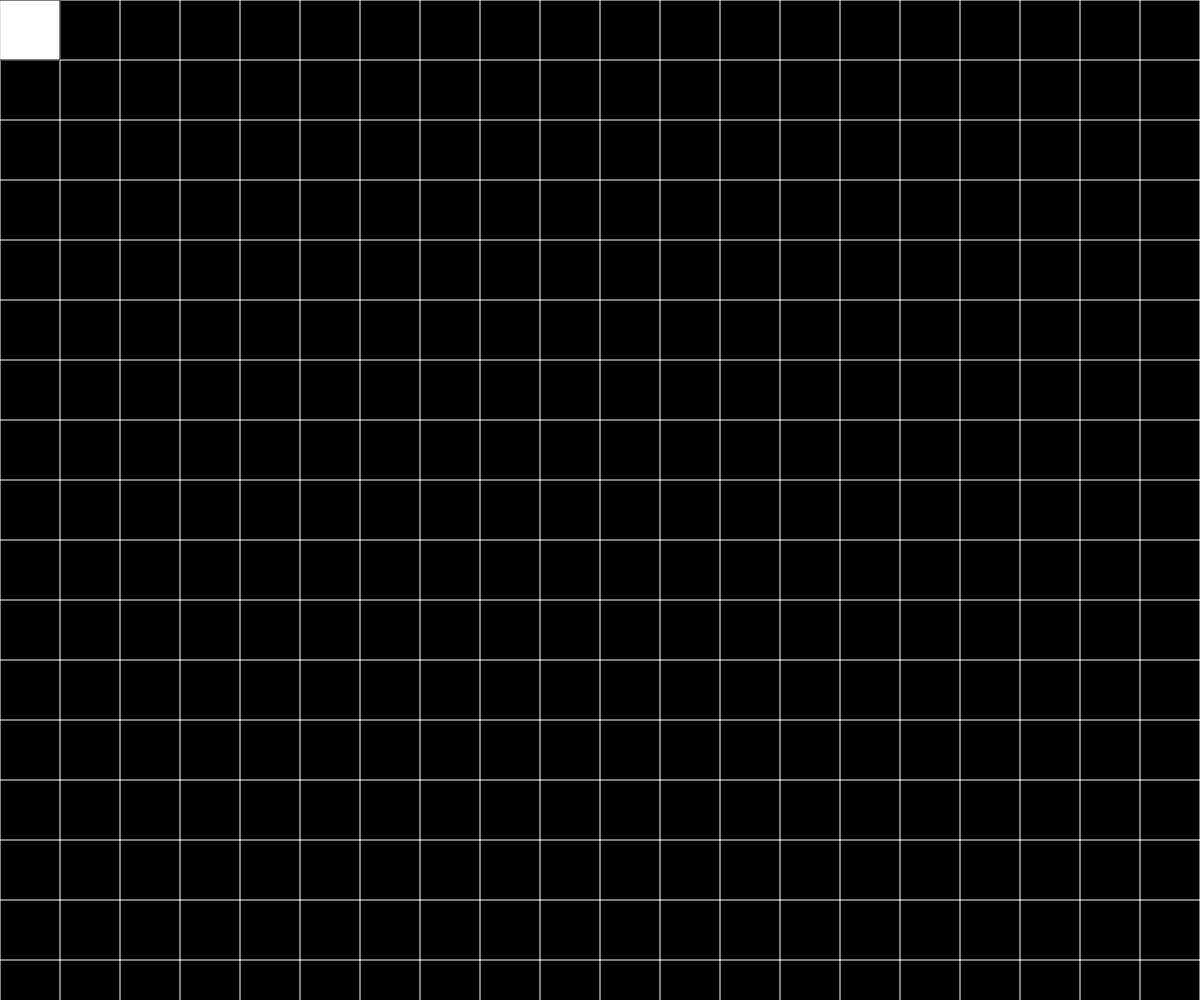
Frame 1 (no input)
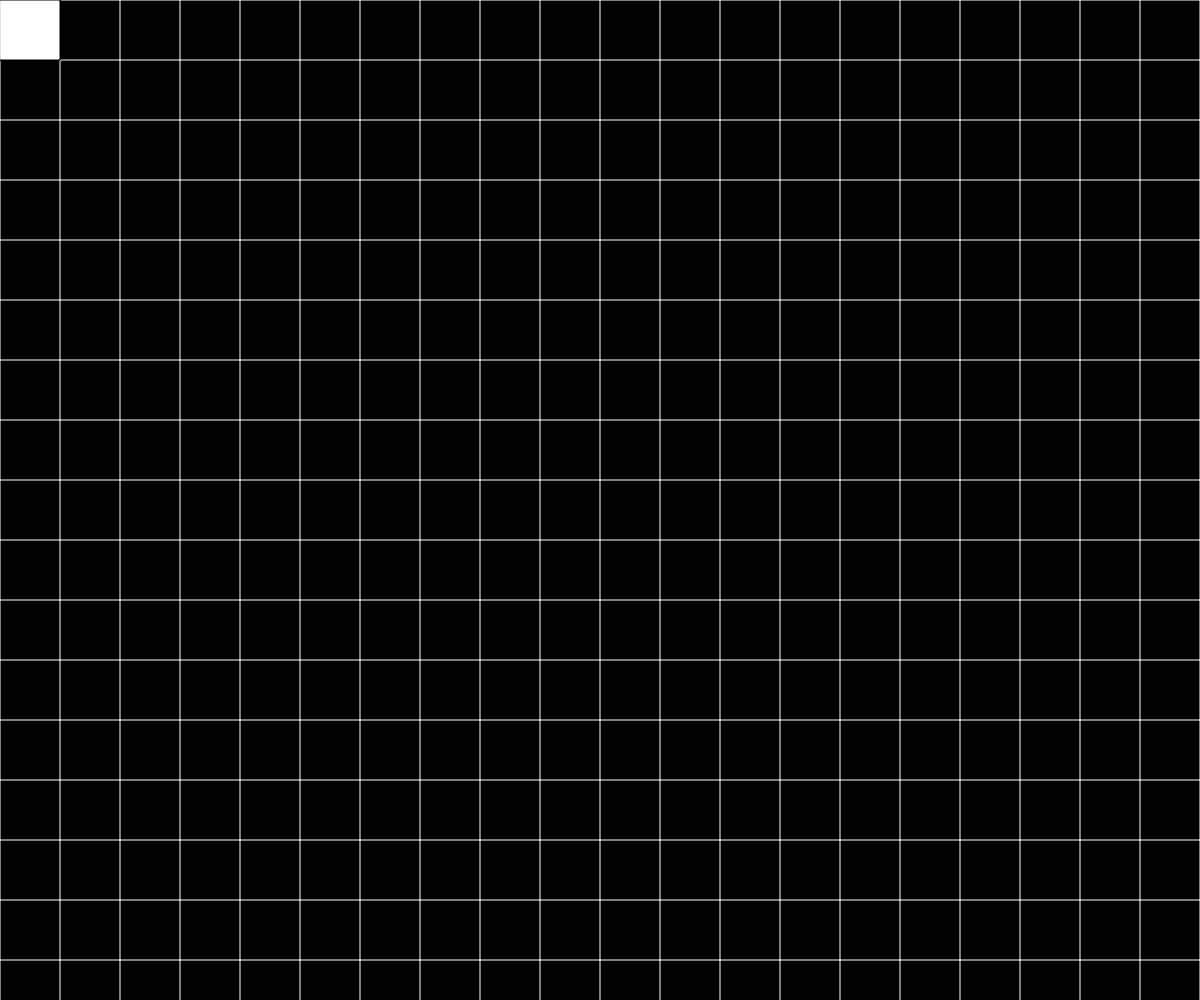
Frame 60 (no input)
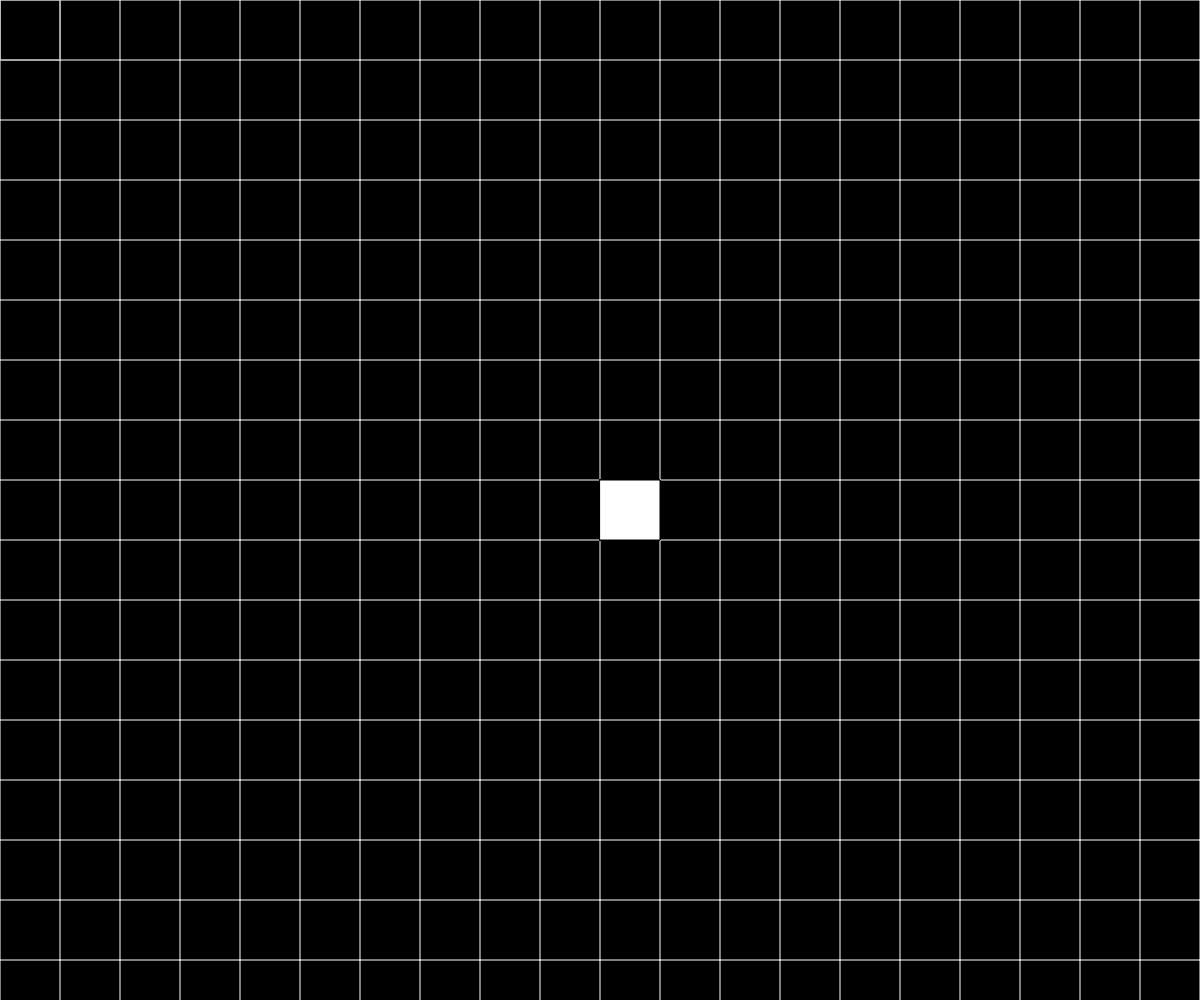
Frame 120 (the mouse pressed at the canvas centre since frame 60)

The p5.js sketch that drew these frames (run headless with seeded random() and noise() and a simulated clock; from frame 60 on, the mouse is pressed at the canvas centre):

// p5.js sketch
// ── sketch.js
var EDGESIZE;

function SquareObject(x,y)
{
    this.x = x;
    this.y = y;
    this.filled = false
    this.finish = 0;
    this.draw = function()
    {
        push();
        stroke(255);
        strokeWeight(1)
        line(this.x,this.y,this.x,this.y+EDGESIZE);
        line(this.x,this.y,this.x+EDGESIZE,this.y);
        pop();
    }
    this.fill = function()
    {
        push();
        fill(255);
        rect(this.x,this.y,EDGESIZE,EDGESIZE);
        this.filled = true;
        this.finish = 15;
        pop();
    }
    this.unFill = function()
    {
        push();
        fill(0);
        rect(this.x,this.y,EDGESIZE,EDGESIZE);
        stroke(255);
        strokeWeight(1)
        line(this.x,this.y,this.x,this.y+EDGESIZE);
        line(this.x,this.y,this.x+EDGESIZE,this.y);
        line(this.x,this.y+EDGESIZE,this.x+EDGESIZE,this.y+EDGESIZE);
        line(this.x+EDGESIZE,this.y,this.x+EDGESIZE,this.y+EDGESIZE);
        pop();
    }
    this.mouseIn = function()
    {
        if((mouseX >= this.x && mouseX < this.x+EDGESIZE)&&(mouseY >= this.y && mouseY < this.y+EDGESIZE))
            return true;
        return false;
    }
    this.fade = function()
    {
        push();
        fill(255,255,255,map(this.finish,15,0,255,0));
        rect(this.x,this.y,EDGESIZE,EDGESIZE);
        stroke(255);
        strokeWeight(1)
        line(this.x,this.y,this.x,this.y+EDGESIZE);
        line(this.x,this.y,this.x+EDGESIZE,this.y);
        line(this.x,this.y+EDGESIZE,this.x+EDGESIZE,this.y+EDGESIZE);
        line(this.x+EDGESIZE,this.y,this.x+EDGESIZE,this.y+EDGESIZE);
        this.finish --;
        if(this.finish == -1)
            this.filled = false;
        pop();
    }
}

var squareObjectArray = [];

function setup()
{
    createCanvas (windowWidth,windowHeight);
    background(0);
    EDGESIZE = windowWidth/20;
    for(i =0; i<=windowWidth+EDGESIZE; i+= EDGESIZE)
    {
        for(j=0;j<= windowHeight+EDGESIZE; j+= EDGESIZE)
        {
            temp = new SquareObject(i,j);
            temp.draw()
            squareObjectArray.push(temp);
        }
    }
}

function draw()
{
    for(i =0; i<squareObjectArray.length;i++)
    {
        if(squareObjectArray[i].mouseIn())
            squareObjectArray[i].fill();
        else if(squareObjectArray[i].filled)
        {
            squareObjectArray[i].unFill();
            squareObjectArray[i].fade();
        }
    }
}
